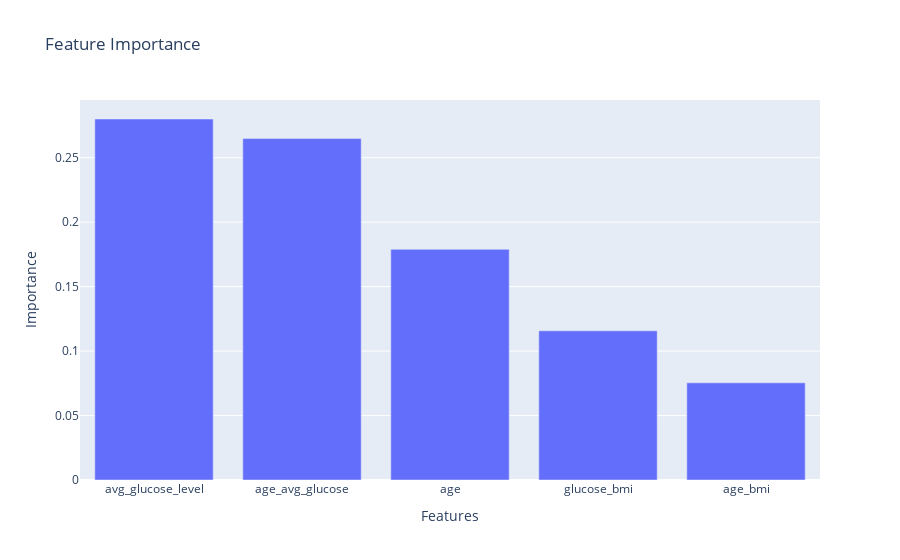

The notebook cell this image was saved under:
### Code cell
import plotly.express as px

fig = px.bar(feature_importance.head(5), x='Features', y='Importance',title='Feature Importance')
fig.show()

### Figure 1 — Plotly figure (JSON) as saved in the notebook; plotly's stock layout.template omitted (floating-point values rounded to 4 significant figures)
{"data": [{"alignmentgroup": "True", "hovertemplate": "Features=%{x}<br>Importance=%{y}<extra></extra>", "legendgroup": "", "marker": {"color": "#636efa"}, "name": "", "offsetgroup": "", "orientation": "v", "showlegend": false, "textposition": "auto", "type": "bar", "x": ["avg_glucose_level", "age_avg_glucose", "age", "glucose_bmi", "age_bmi"], "xaxis": "x", "y": [0.28, 0.2649, 0.1789, 0.1157, 0.07537], "yaxis": "y"}], "layout": {"barmode": "relative", "legend": {"tracegroupgap": 0}, "title": {"text": "Feature Importance"}, "xaxis": {"anchor": "y", "domain": [0, 1], "title": {"text": "Features"}}, "yaxis": {"anchor": "x", "domain": [0, 1], "title": {"text": "Importance"}}}}
